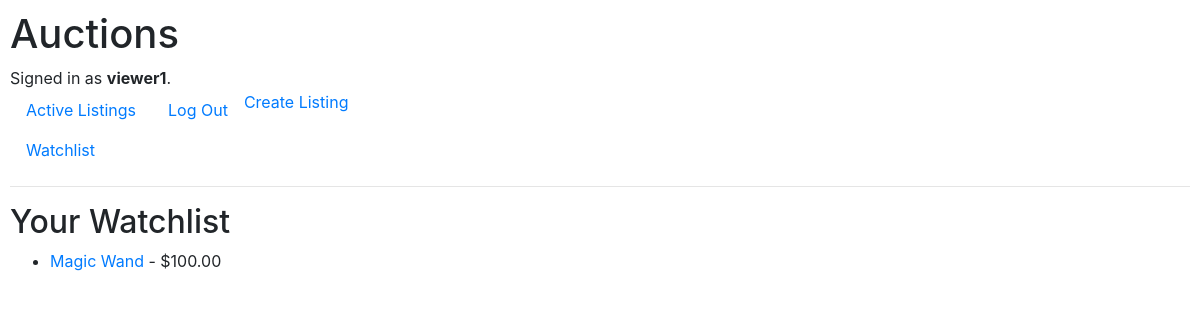
/watchlist/ (signed in), run on the app's committed database.
### auctions/models.py (models this page shows, shortened)
class User(AbstractUser):
    pass

class AuctionListing(models.Model):
    title = models.CharField(max_length=100)
    description = models.TextField()
    starting_bid = models.DecimalField(max_digits=10, decimal_places=2)
    image_url = models.URLField(blank=True, null=True)
    category = models.CharField(max_length=64, blank=True, null=True)
    is_active = models.BooleanField(default=True)
    created_by = models.ForeignKey(User, on_delete=models.CASCADE, related_name="listings")
    created_at = models.DateTimeField(auto_now_add=True)

### auctions/views.py (the view)
# urls.py: path("watchlist/", views.watchlist_view, name="watchlist"),
@login_required
def watchlist_view(request):
    listings = request.user.watchlist.all()
    return render(request, "auctions/watchlist.html", {
        "listings": listings
    })

### auctions/templates/auctions/watchlist.html
{% extends "auctions/layout.html" %}
{% block body %}
  <h2>Your Watchlist</h2>
  {% if listings %}
    <ul>
      {% for listing in listings %}
        <li>
          <a href="{% url 'listing' listing.id %}">{{ listing.title }}</a> - ${{ listing.starting_bid }}
        </li>
      {% endfor %}
    </ul>
  {% else %}
    <p>Your watchlist is empty.</p>
  {% endif %}
{% endblock %}

### auctions/templates/auctions/layout.html (shortened to what this page needs)
{% load static %}
<!DOCTYPE html>
<html lang="en">
    <head>
        <link rel="stylesheet" href="https://stackpath.bootstrapcdn.com/bootstrap/4.4.1/css/bootstrap.min.css">
        <link href="{% static 'auctions/styles.css' %}" rel="stylesheet">
    </head>
    <body>
        <h1>Auctions</h1>
        <div>
            {% if user.is_authenticated %}
                Signed in as <strong>{{ user.username }}</strong>.
            {% else %}
                Not signed in.
            {% endif %}
        </div>
        <ul class="nav">
            <li class="nav-item">
                <a class="nav-link" href="{% url 'index' %}">Active Listings</a>
                <a class="nav-link" href="{% url 'watchlist' %}">Watchlist</a>
            </li>
            {% if user.is_authenticated %}
                <li class="nav-item">
                    <a class="nav-link" href="{% url 'logout' %}">Log Out</a>
                </li>
            {% endif %}
            {% if user.is_authenticated %}
                    <a href="{% url 'create' %}">Create Listing</a>
            {% endif %}
        </ul>
        <hr>
        {% block body %}
        {% endblock %}
    </body>
</html>

### auctions/static/auctions/styles.css (style rules this page uses)
body { padding: 10px; }

### data on the page
User: username "viewer1"
AuctionListing: title "Magic Wand", starting_bid "100.00"
